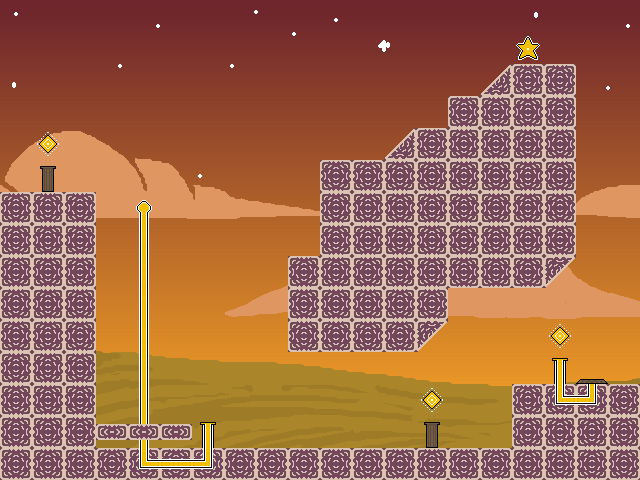

This game map was drawn from its Tiled (.tmx) file and the tilesets committed beside it. A one-line description and the full map source follow:
An orthogonal 20x15 tile map with 32x32 px tiles, 7 tile layers (Ground, Platform, Walls, Wire1, ...), 1 image layer.

<map version="1.10" tiledversion="1.11.0" orientation="orthogonal" renderorder="right-down" width="20" height="15" tilewidth="32" tileheight="32" infinite="0" nextlayerid="10" nextobjectid="1">
 <tileset firstgid="1" source="../Tilesets/stargame_tilesets-Sheet.tsx" />
 <imagelayer id="9" name="Background">
  <image source="../Backgrounds/stargame_bgs_mountain.png" width="640" height="480" />
 </imagelayer>
 <layer id="2" name="Ground" width="20" height="15">
  <data encoding="csv">
0,0,0,0,0,0,0,0,0,0,0,0,0,0,0,0,0,0,0,0,
0,0,0,0,0,0,0,0,0,0,0,0,0,0,0,0,0,0,0,0,
0,0,0,0,0,0,0,0,0,0,0,0,0,0,0,1610612738,7,7,0,0,
0,0,0,0,0,0,0,0,0,0,0,0,0,0,7,7,7,7,0,0,
0,0,0,0,0,0,0,0,0,0,0,0,1610612738,7,7,7,7,7,0,0,
0,0,0,0,0,0,0,0,0,0,0,1610612738,7,7,7,7,7,7,0,0,
7,7,7,0,0,0,0,0,0,0,7,7,7,7,7,7,7,7,0,0,
7,7,7,0,0,0,0,0,0,0,7,7,7,7,7,7,7,7,0,0,
7,7,7,0,0,0,0,0,0,7,7,7,7,7,7,7,7,2684354562,0,0,
7,7,7,0,0,0,0,0,0,7,7,7,7,7,0,0,0,0,0,0,
7,7,7,0,0,0,0,0,0,7,7,7,7,2684354562,0,0,0,0,0,0,
7,7,7,0,0,0,0,0,0,0,0,0,0,0,0,0,0,0,0,0,
7,7,7,0,0,0,0,0,0,0,0,0,0,0,0,0,7,7,7,7,
7,7,7,0,0,0,0,0,0,0,0,0,0,0,0,0,7,7,7,7,
7,7,7,7,7,7,7,7,7,7,7,7,7,7,7,7,7,7,7,7
</data>
 </layer>
 <layer id="3" name="Platform" width="20" height="15">
  <data encoding="csv">
0,0,0,0,0,0,0,0,0,0,0,0,0,0,0,0,0,0,0,0,
0,0,0,0,0,0,0,0,0,0,0,0,0,0,0,0,0,0,0,0,
0,0,0,0,0,0,0,0,0,0,0,0,0,0,0,0,0,0,0,0,
0,0,0,0,0,0,0,0,0,0,0,0,0,0,0,0,0,0,0,0,
0,0,0,0,0,0,0,0,0,0,0,0,0,0,0,0,0,0,0,0,
0,0,0,0,0,0,0,0,0,0,7,7,0,0,0,0,0,0,0,0,
0,0,0,0,0,0,0,0,0,0,0,0,0,0,0,0,0,0,0,0,
0,0,0,0,0,0,0,0,0,0,0,0,0,0,0,0,0,0,0,0,
0,0,0,0,0,0,0,0,0,0,0,0,0,0,0,0,0,0,0,0,
0,0,0,0,0,0,0,0,0,0,0,0,0,0,0,0,0,0,0,0,
0,0,0,0,0,0,0,0,0,0,0,0,0,0,0,0,0,0,0,0,
0,0,0,0,0,0,0,0,0,0,0,0,0,0,0,0,0,0,0,0,
0,0,0,0,0,0,0,0,0,0,0,0,0,0,0,0,0,0,0,0,
0,0,0,0,0,0,0,0,0,0,0,0,0,0,0,0,0,0,0,0,
0,0,0,0,0,0,0,0,0,0,0,0,0,0,0,0,0,0,0,0
</data>
 </layer>
 <layer id="4" name="Walls" width="20" height="15">
  <data encoding="csv">
0,0,0,0,0,0,0,0,0,0,0,0,0,0,0,0,0,0,0,0,
0,0,0,0,0,0,0,0,0,0,0,0,0,0,0,0,0,0,0,0,
0,0,0,0,0,0,0,0,0,0,0,0,0,0,0,0,0,0,0,0,
0,0,0,0,0,0,0,0,0,0,0,0,0,0,0,0,0,0,0,0,
0,0,0,0,0,0,0,0,0,0,0,0,0,0,0,0,0,0,0,0,
0,0,0,0,0,0,0,0,0,0,0,0,0,0,0,0,0,0,0,0,
0,0,0,0,0,0,0,0,0,0,0,0,0,0,0,0,0,0,0,0,
0,0,0,0,0,0,0,0,0,0,0,0,0,0,0,0,0,0,0,0,
0,0,0,0,0,0,0,0,0,0,0,0,0,0,0,0,0,0,0,0,
0,0,0,0,0,0,0,0,0,0,0,0,0,0,0,0,0,0,0,0,
0,0,0,0,0,0,0,0,0,0,0,0,0,0,0,0,0,0,0,0,
0,0,0,0,0,0,0,0,0,0,0,0,0,0,0,0,0,0,0,0,
0,0,0,0,0,0,0,0,0,0,0,0,0,0,0,0,0,0,0,0,
0,0,0,0,0,0,0,0,0,0,0,0,0,0,0,0,0,0,0,0,
0,0,0,0,0,0,0,0,0,0,0,0,0,0,0,0,0,0,0,0
</data>
 </layer>
 <layer id="5" name="Wire1" width="20" height="15">
  <data encoding="csv">
0,0,0,0,0,0,0,0,0,0,0,0,0,0,0,0,0,0,0,0,
0,0,0,0,0,0,0,0,0,0,0,0,0,0,0,0,0,0,0,0,
0,0,0,0,0,0,0,0,0,0,0,0,0,0,0,0,0,0,0,0,
0,0,0,0,0,0,0,0,0,0,0,0,0,0,0,0,0,0,0,0,
0,0,0,0,0,0,0,0,0,0,0,0,0,0,0,0,0,0,0,0,
0,0,0,0,0,0,0,0,0,0,0,0,0,0,0,0,0,0,0,0,
0,0,0,0,16,0,0,0,0,0,0,0,0,0,0,0,0,0,0,0,
0,0,0,0,17,0,0,0,0,0,0,0,0,0,0,0,0,0,0,0,
0,0,0,0,17,0,0,0,0,0,0,0,0,0,0,0,0,0,0,0,
0,0,0,0,17,0,0,0,0,0,0,0,0,0,0,0,0,0,0,0,
0,0,0,0,17,0,0,0,0,0,0,0,0,0,0,0,0,0,0,0,
0,0,0,0,17,0,0,0,0,0,0,0,0,0,0,0,0,0,0,0,
0,0,0,0,17,0,0,0,0,0,0,0,0,0,0,0,0,1610612755,3221225491,0,
0,0,0,0,17,0,0,0,0,0,0,0,0,0,0,0,0,0,0,0,
0,0,0,0,1610612755,1610612753,3221225491,0,0,0,0,0,0,0,0,0,0,0,0,0
</data>
 </layer>
 <layer id="6" name="Foreground" width="20" height="15">
  <data encoding="csv">
0,0,0,0,0,0,0,0,0,0,0,0,0,0,0,0,0,0,0,0,
0,0,0,0,0,0,0,0,0,0,0,0,0,0,0,0,0,0,0,0,
0,0,0,0,0,0,0,0,0,0,0,0,0,0,0,0,0,0,0,0,
0,0,0,0,0,0,0,0,0,0,0,0,0,0,0,0,0,0,0,0,
0,0,0,0,0,0,0,0,0,0,0,0,0,0,0,0,0,0,0,0,
0,0,0,0,0,0,0,0,0,0,0,0,0,0,0,0,0,0,0,0,
0,0,0,0,0,0,0,0,0,0,0,0,0,0,0,0,0,0,0,0,
0,0,0,0,0,0,0,0,0,0,0,0,0,0,0,0,0,0,0,0,
0,0,0,0,0,0,0,0,0,0,0,0,0,0,0,0,0,0,0,0,
0,0,0,0,0,0,0,0,0,0,0,0,0,0,0,0,0,0,0,0,
0,0,0,0,0,0,0,0,0,0,0,0,0,0,0,0,0,0,0,0,
0,0,0,0,0,0,0,0,0,0,0,0,0,0,0,0,0,0,0,0,
0,0,0,0,0,0,0,0,0,0,0,0,0,0,0,0,0,0,0,0,
0,0,0,0,0,0,0,0,0,0,0,0,0,0,0,0,0,0,0,0,
0,0,0,0,0,0,0,0,0,0,0,0,0,0,0,0,0,0,0,0
</data>
 </layer>
 <layer id="7" name="Stairs" width="20" height="15">
  <data encoding="csv">
0,0,0,0,0,0,0,0,0,0,0,0,0,0,0,0,0,0,0,0,
0,0,0,0,0,0,0,0,0,0,0,0,0,0,0,0,0,0,0,0,
0,0,0,0,0,0,0,0,0,0,0,0,0,0,0,0,0,0,0,0,
0,0,0,0,0,0,0,0,0,0,0,0,0,0,0,0,0,0,0,0,
0,0,0,0,0,0,0,0,0,0,0,0,0,0,0,0,0,0,0,0,
0,0,0,0,0,0,0,0,0,0,0,0,0,0,0,0,0,0,0,0,
0,0,0,0,0,0,0,0,0,0,0,0,0,0,0,0,0,0,0,0,
0,0,0,0,0,0,0,0,0,0,0,0,0,0,0,0,0,0,0,0,
0,0,0,0,0,0,0,0,0,0,0,0,0,0,0,0,0,0,0,0,
0,0,0,0,0,0,0,0,0,0,0,0,0,0,0,0,0,0,0,0,
0,0,0,0,0,0,0,0,0,0,0,0,0,0,0,0,0,0,0,0,
0,0,0,0,0,0,0,0,0,0,0,0,0,0,0,0,0,0,0,0,
0,0,0,0,0,0,0,0,0,0,0,0,0,0,0,0,0,0,0,0,
0,0,0,0,0,0,0,0,0,0,0,0,0,0,0,0,0,0,0,0,
0,0,0,0,0,0,0,0,0,0,0,0,0,0,0,0,0,0,0,0
</data>
 </layer>
 <layer id="8" name="Objects" width="20" height="15">
  <data encoding="csv">
0,0,0,0,0,0,0,0,0,0,0,0,0,0,0,0,0,0,0,0,
0,0,0,0,0,0,0,0,0,0,0,0,0,0,0,0,33,0,0,0,
0,0,0,0,0,0,0,0,0,0,0,0,0,0,0,0,0,0,0,0,
0,0,0,0,0,0,0,0,0,0,0,0,0,0,0,0,0,0,0,0,
0,29,0,0,0,0,0,0,0,0,0,0,0,0,0,0,0,0,0,0,
0,28,0,0,0,0,0,0,0,0,0,0,0,0,0,0,0,0,0,0,
0,0,0,0,0,0,0,0,0,0,0,0,0,0,0,0,0,0,0,0,
0,0,0,0,0,0,0,0,0,0,0,0,0,0,0,0,0,0,0,0,
0,0,0,0,0,0,0,0,0,0,0,0,0,0,0,0,0,0,0,0,
0,0,0,0,0,0,0,0,0,0,0,0,0,0,0,0,0,0,0,0,
0,0,0,0,0,0,0,0,0,0,0,0,0,0,0,0,0,29,0,0,
0,0,0,0,0,0,0,0,0,0,0,0,0,0,0,0,0,42,43,0,
0,0,0,0,0,0,0,0,0,0,0,0,0,29,0,0,0,0,0,0,
0,0,0,12,12,12,42,0,0,0,0,0,0,28,0,0,0,0,0,0,
0,0,0,0,0,0,0,0,0,0,0,0,0,0,0,0,0,0,0,0
</data>
 </layer>
</map>